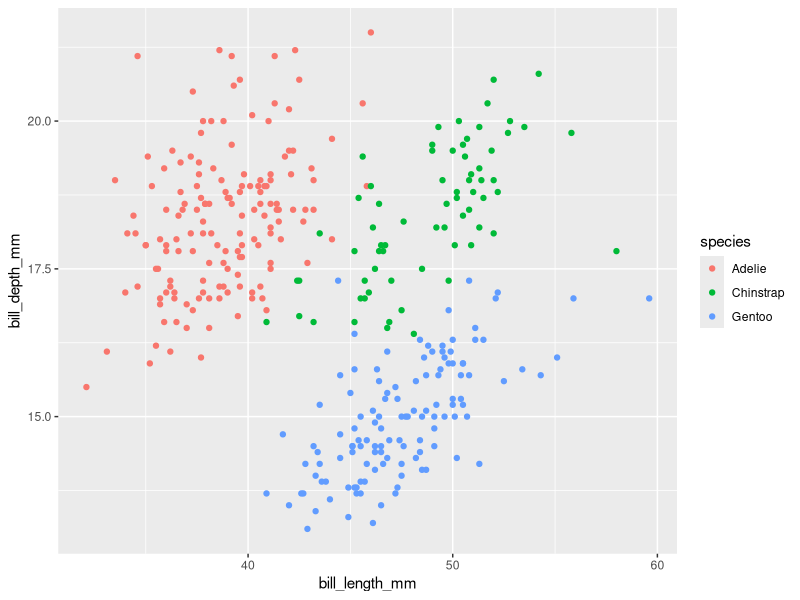
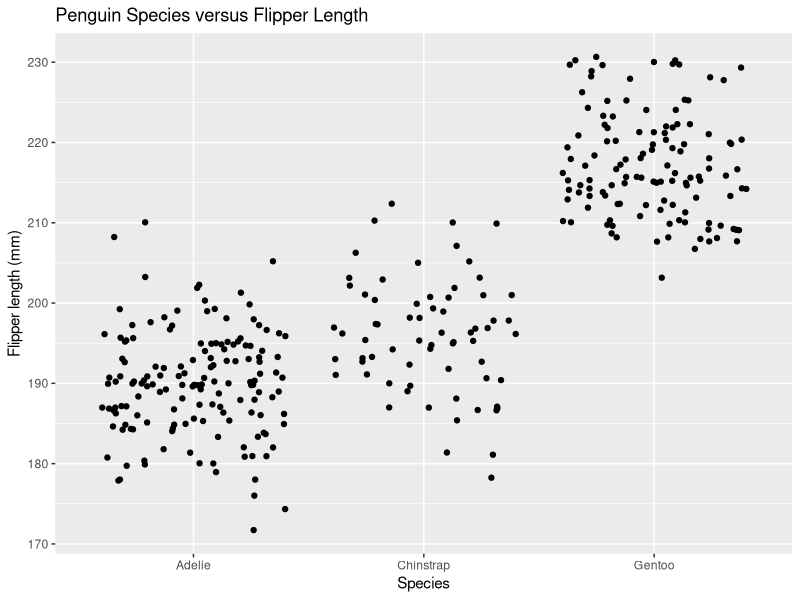

Here is the R script that generated these plots, in order:
## ---- chunk 1
knitr::opts_chunk$set(echo = TRUE)
library(tidyverse)
library(palmerpenguins)
## ---- chunk 2
# Problem A
f_x = expression(x^2)

df_dx = D(expr = f_x, "x")

df_dx

x = 3

eval(expr = df_dx)

## ---- chunk 3
# Problem B

p_a = expression(2*(3*a+2)^4-5)

df_da = D(expr = p_a, "a")

df_da 

a = 1.2

eval(expr = df_da)

## ---- chunk 4
# Problem C 

g_t = expression((-4*t)/((t^2+1)^3))

gf_gt = D(expr = g_t, "t")

gf_gt

t = 0

eval(expr = gf_gt)

## ---- chunk 5
g_z = expression(4.6-1.9*z^3)

gf_dz = D(exp = g_z, "z")

gf_dz

g2_z2 = expression(-1.9*(3*z^2))

g2f_dz2 = D(exp = g2_z2, "z")

g2f_dz2

## ---- chunk 6

#Partial derivatives 

f_x_y_Z = expression(2*x^2*y-3*x+1+4*z^4*x)

df_dx = D(exp = f_x_y_Z, "x")

df_dx

df_dy = D(exp = f_x_y_Z, "y")

df_dy

df_dz = D(exp = f_x_y_Z, "z")

df_dz
## ---- chunk 7
f_x = function(x) {
  2.4 * exp(-.05 * x) * sin(x)
}
  
## ---- chunk 8

ggplot(data = penguins, aes(x = bill_length_mm, y = bill_depth_mm)) + geom_point(aes(color = species))


## ---- chunk 9
ggplot(data = penguins, aes(x = species, y = flipper_length_mm)) + geom_jitter() + 
  labs (x = "Species", 
        y = "Flipper length (mm)",
        title = "Penguin Species versus Flipper Length")
